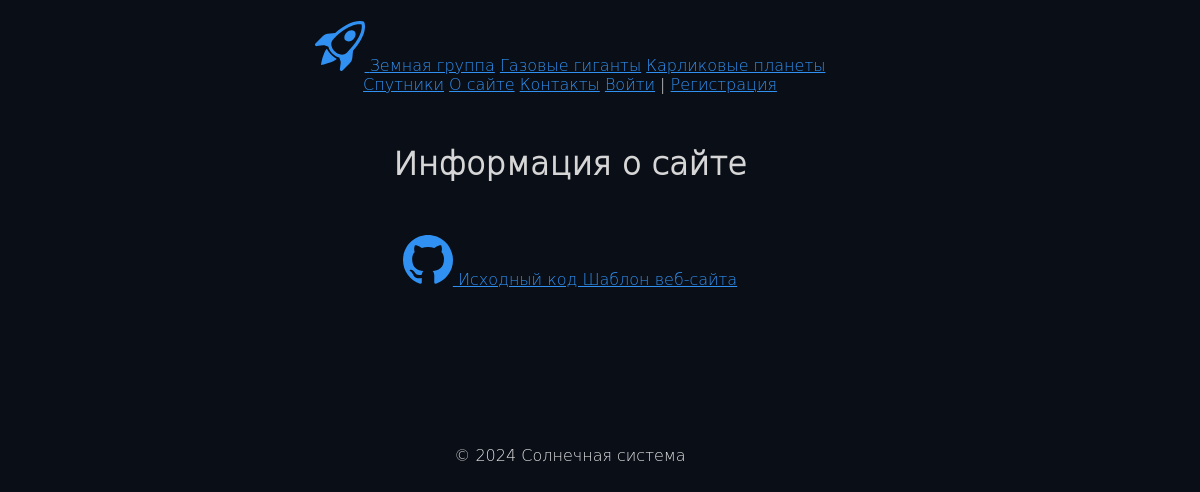
The page /about/ on the database its author committed.
### basis/models.py (models this page shows, shortened)
class Category(models.Model):
    name = models.CharField(max_length=100, db_index=True, verbose_name="Категория")
    slug = models.SlugField(max_length=255, unique=True, db_index=True)
    class Meta:
        verbose_name = "категорию"
        verbose_name_plural = "Категории"
    def get_absolute_url(self):
        return reverse('category', kwargs={'category_slug': self.slug})

### basis/views.py (the view)
# urls.py: path('about/', views.AboutPage.as_view(), name='about'),
class AboutPage(TemplateView):
    template_name = 'basis/about.html'
    extra_context = {
        'title': 'О сайте',
        'main_title': 'Информация о сайте',
    }

### basis/templatetags/basis_tags.py (called while the page is built)
@register.inclusion_tag('basis/categories.html')
def get_categories(category_selected=0):
    categories = Category.objects.all()
    return {'categories': categories, 'category_selected': category_selected}

### basis/views.py (called while the page is built)
def get_menu():
    menu = [{'main_title': 'О сайте', 'name': 'about'}, {'main_title': 'Контакты', 'name': 'contact'}]
    return menu

### users/context_processors.py (called while the page is built)
def get_menu_context(request):
    return {'menu': get_menu()}

### basis/templates/basis/about.html (shortened to what this page needs)
{% extends 'base.html' %}
{% block content %}
<p align="center">
    <a href='https://github.com/Kepler54/Website'>
        Исходный код Шаблон веб-сайта
    </a>
</p>
{% endblock %}

### basis/templates/basis/categories.html
{% for c in categories %}
{% if c.id == category_selected %}
<a class="selected">{{c.name}}</a>
{% else %}
<a href="{{c.get_absolute_url}}">{{c.name}}</a>
{% endif %}
{% endfor %}

### basis/static/basis/css/styles.css (style rules this page uses)
body { font-family: 'DejaVu Sans Light'; background: #0a0e17 }
p { color: #E3E3E3; }
a { color: #3091F2; }

### rows shown on the page
Category: name "Земная группа"
Category: name "Газовые гиганты"
Category: name "Карликовые планеты"
Category: name "Спутники"

### other values the page prints
{{ m.main_title }} "О сайте" "Контакты"
{{ main_title }} "Информация о сайте"
